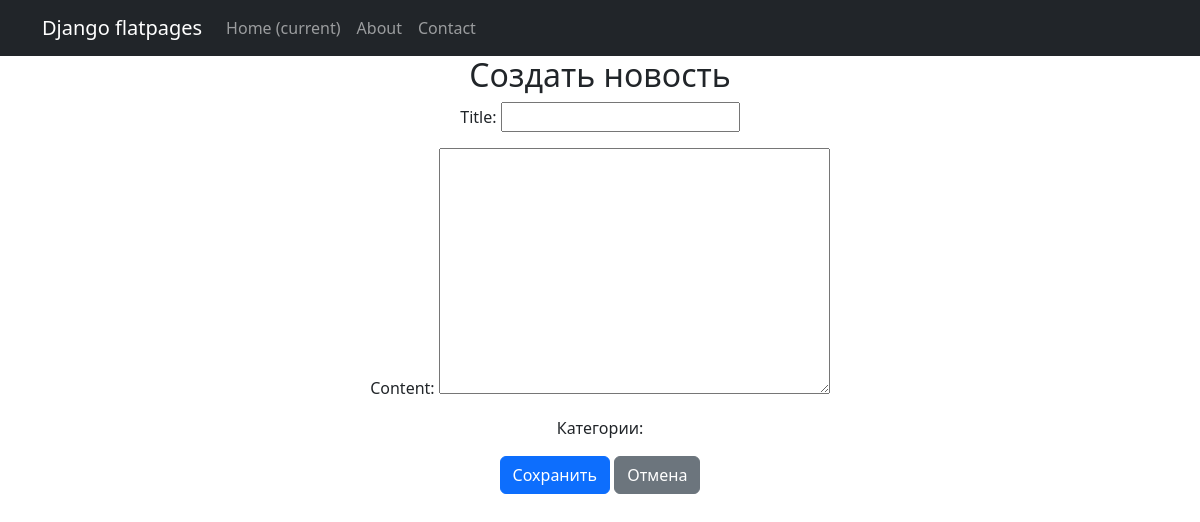
/news/create/, run on an earlier commit of the app's database.
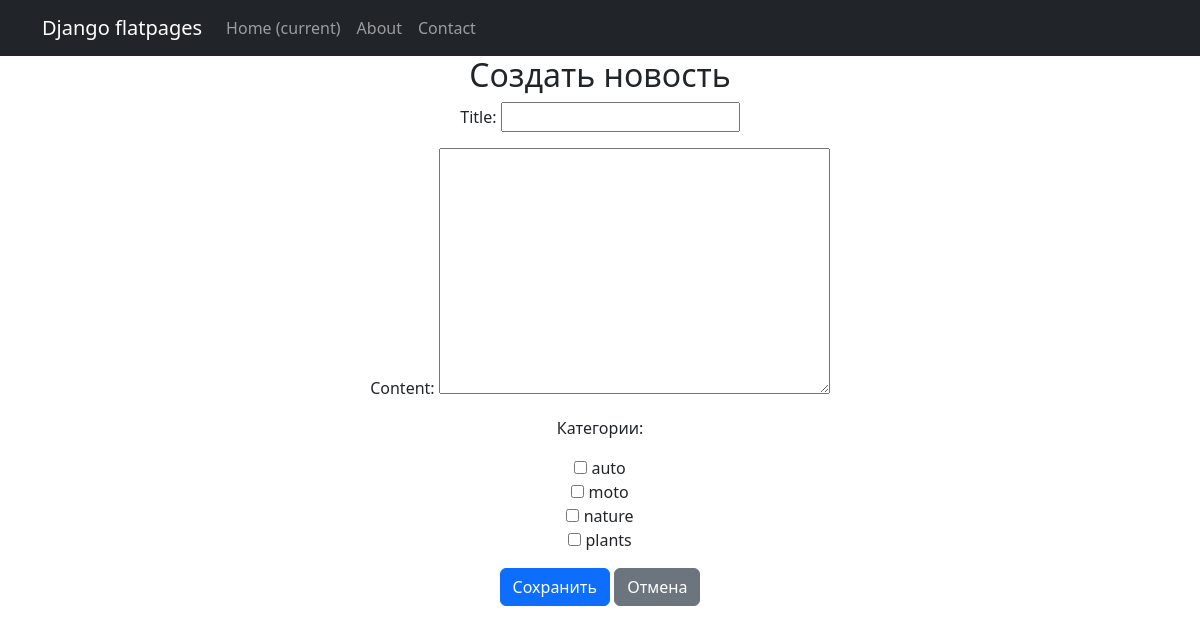
And on a later commit of the database.
### news/models.py (models this page shows)
class Category(models.Model):
    category = models.CharField(max_length = 255, unique = True)
    def __str__(self):
        return f'{self.category}'

### news/views.py (the view)
# urls.py: path('news/create/', NewCreate.as_view(), name='news_create'),
class NewCreate(PostCreate):
    is_article = False

### news/forms.py
class PostForm(forms.ModelForm):
    category = forms.ModelMultipleChoiceField(
        queryset=Category.objects.all(),
        widget=forms.CheckboxSelectMultiple,
        required=False,
        label='Категории'
    )
    class Meta:
        model = Post
        fields = ['title', 'content', 'category']

### news/views.py (called while the page is built)
    def get_context_data(self, **kwargs):
        context = super().get_context_data(**kwargs)
        context['post_type'] = 'статью' if self.is_article == True else 'новость'
        return context

### templates/post_edit.html (shortened to what this page needs)
{% extends 'flatpages/default.html' %}
{% block content %}
    <h2>
        {% if post %}
            Редактировать {{ post_type }}
        {% else %}
            Создать {{ post_type }}
        {% endif %}
    </h2>
    <form method="post">
        {{ form.as_p }}
        <button type="submit" class="btn btn-primary">Сохранить</button>
        <a href="{% url 'news_list' %}" class="btn btn-secondary">Отмена</a>
    </form>
{% endblock %}

What changed in the data, as far as the page shows it:
added Category: category "☐ ☐ ☐ ☐"
Also different on the page:
text no longer shown: "Title: Content: Категории:"
text now shown: "Title: Content: Категории: auto moto nature plants"
